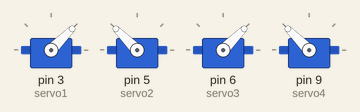
Recording of a sketch running on a simulated Arduino Uno, built with avr-gcc and run on an emulated ATmega328P. Shown: 4 × servo.

Above: at 1.05 s.
At 2.0 s:
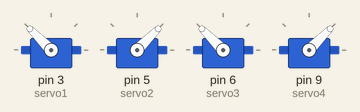
Timing chart, 0 to 4.0 s (numbered marks = the images above):
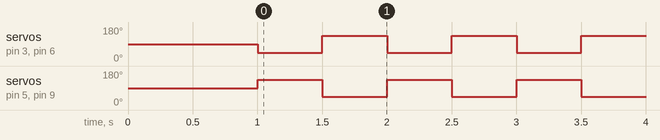

Measured:
- by itself, servo on pin 3 (servo1), servo on pin 5 (servo2), servo on pin 6 (servo3), servo on pin 9 (servo4): alternates 135° for 0.50 s and 45° for 0.50 s

The sketch:

crawling_robo.ino
```cpp
#include <Servo.h>

Servo servo1;
Servo servo2;
Servo servo3;
Servo servo4;

void setup() {
  // Attach servos to Arduino pins
  servo1.attach(3);
  servo2.attach(5);
  servo3.attach(6);
  servo4.attach(9);

  // Neutral position
  servo1.write(90);
  servo2.write(90);
  servo3.write(90);
  servo4.write(90);

  delay(1000);
}

void loop() {

  // Step 1 - left/right movement
  servo1.write(45);
  servo2.write(135);
  servo3.write(45);
  servo4.write(135);
  delay(500);

  // Step 2 - opposite movement
  servo1.write(135);
  servo2.write(45);
  servo3.write(135);
  servo4.write(45);
  delay(500);
}
```
